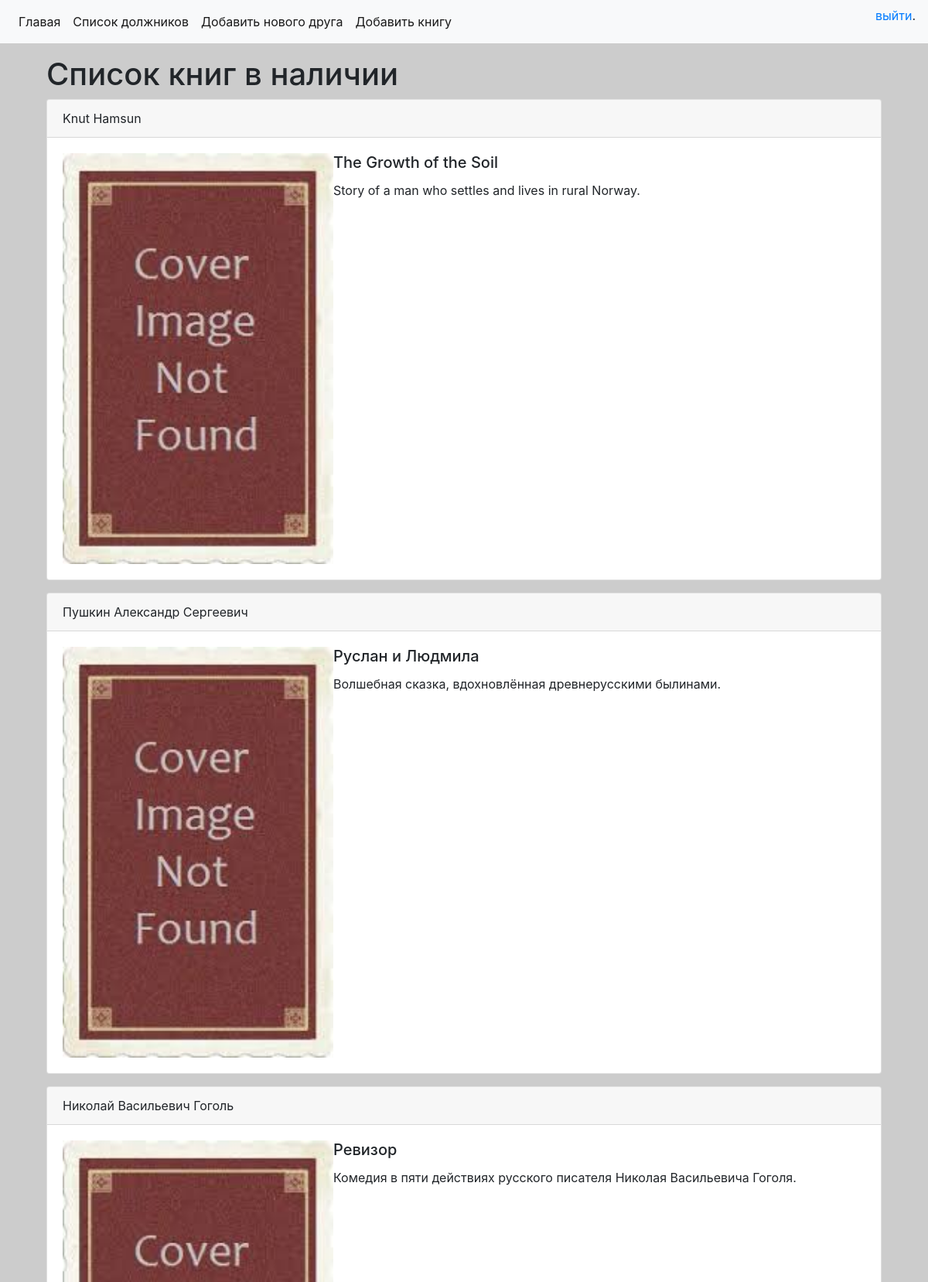
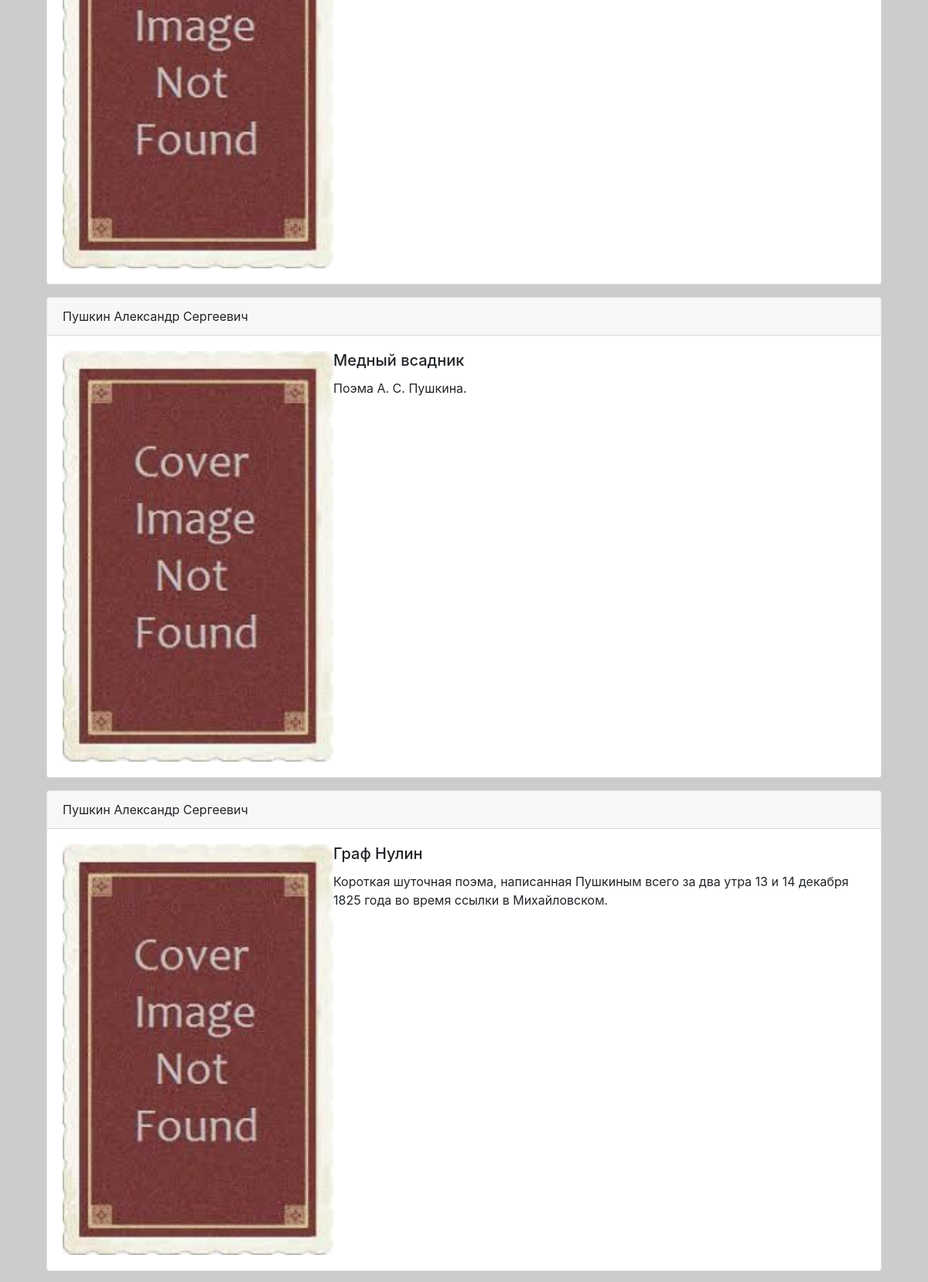
/books (upper part), run on the app's committed database (2 pictures, top to bottom).
### p_library/models.py (models this page shows, shortened)
class Book(models.Model):
    ISBN = models.CharField(max_length=13)
    title = models.TextField(verbose_name='Название')
    description = models.TextField(verbose_name='Описание')
    year_release = models.SmallIntegerField(verbose_name='Год издания')
    pic = models.ImageField(upload_to='pics/%Y/%m/%d/', default='')
    author = models.ForeignKey(Author, on_delete=models.CASCADE, verbose_name='ФИО автора')
    copy_count = models.IntegerField(default=1, verbose_name='Количество')
    price = models.DecimalField(max_digits=10, decimal_places=2, default=0, verbose_name='Цена')
    publisher = models.ForeignKey('Publisher', on_delete=models.CASCADE, null=True, blank=True, related_name='books', verbose_name='Издательство')
    friend = models.ForeignKey('Friend', on_delete=models.PROTECT, null=True, blank=True, related_name='borrowed_books', verbose_name='Имя друга')
    is_borrowed = models.BooleanField(default=False, verbose_name='Одолжена')

class Author(models.Model):
    full_name = models.TextField(verbose_name='ФИО автора')
    birth_year = models.SmallIntegerField(verbose_name='Год рождения')
    country = models.CharField(max_length=2, verbose_name='Страна')
    def __str__(self):
        return self.full_name

### p_library/views.py (the view)
# urls.py: path('books', availible_books.as_view(), name='home'),
class availible_books(ListView):
    model = Book
    context_object_name = "books"
    template_name = "availible_books.html"
    extra_context = {'title': 'Список книг в наличии'}

### p_library/templates/availible_books.html (shortened to what this page needs)
{% extends 'base.html' %}
{% block content %}
    <div class="container mt-3">
        <h1>{{ title }}</h1>
            <div class="row">
                <div class="col md-12">
                {% for book in books %}
                    <div class="card mb-3">
                        <div class="card-header">
                            {{ book.author }}
                            </div>
                            <div class="card-body">
                            <div class="media">
                            {% if book.pic %}
                            <img src="{{ book.pic.url }}" alt="" width="350">
                            {% endif %}
                            <div class="media-body">
                                <h5 class="card-title">{{ book.title }}</h5>
                                <p class="card-text">{{ book.description }}</p>
                            </div>
                            </div>
                        </div>
                        </div>
                    {% endfor %}
                    </div>
                </div>
{% endblock %}

### Templates/base.html (shortened to what this page needs)
{% load static %}
<!DOCTYPE html>
<html lang="en">
    <head>
        <link rel="stylesheet" href="https://stackpath.bootstrapcdn.com/bootstrap/4.3.1/css/bootstrap.min.css">
        <link rel="stylesheet" type="text/css" href="{% static 'css/style.css' %}" />
    </head>
    <body>
        <nav class="navbar navbar-expand-lg navbar-light bg-light">
          <div class="collapse navbar-collapse" id="navbarSupportedContent">
            <ul class="navbar-nav mr-auto">
                <li class="nav-item active"><a class="nav-link" href="{% url 'home' %}">Главая</a></li>
                <li class="nav-item active"><a class="nav-link" href="{% url 'b_books' %}">Список должников</a></li>
                <li class="nav-item active"><a class="nav-link" href="{% url 'friend_create' %}">Добавить нового друга</a></li>
                <li class="nav-item active"><a class="nav-link" href="{% url 'book_create' %}">Добавить книгу</a></li>
            </ul>
              <p><a href="logout">выйти</a>.</p>
          </div>
        </nav>
        <div class="container" mt-3>
            {% block content %} CONTENT {% endblock %}
        </div>
    </body>
</html>

### static/css/style.css (style rules this page uses)
body { background-color:#ccc; }

### data on the page
Book: author "Knut Hamsun", pic (picture), title "The Growth of the Soil", description "Story of a man who settles and lives in rural Norway."
Book: author "Пушкин Александр Сергеевич", pic (picture), title "Руслан и Людмила", description "Волшебная сказка, вдохновлённая древнерусскими былинами."
Book: author "Николай Васильевич Гоголь", pic (picture), title "Ревизор", description "Комедия в пяти действиях русского писателя Николая Васильевича Гоголя."
Book: author "Пушкин Александр Сергеевич", pic (picture), title "Медный всадник", description "Поэма А. С. Пушкина."
Book: author "Пушкин Александр Сергеевич", pic (picture), title "Граф Нулин", description "Короткая шуточная поэма, написанная Пушкиным всего за два утра 13 и 14 декабря 1825 года во время ссылки в Михайловском."

### other printed values
{{ title }} "Список книг в наличии"
